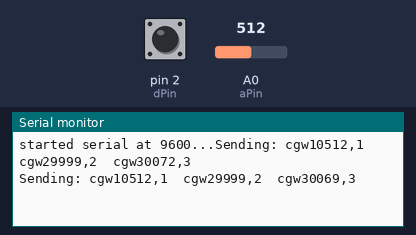
A sketch run on a simulated Arduino Uno, built with avr-gcc and run on an emulated ATmega328P. On the bench: the last lines printed to the serial monitor. Inputs (shaded band) come from the test bench; at power-on: A0 (aPin) = 512, pin 2 (dPin) HIGH. Random numbers use the default seed unless the sketch sets one; no radio packets arrive unless stated.

Above: at 2.5 s.
2.6 s: A0 (aPin) set to 716
At 3.5 s:
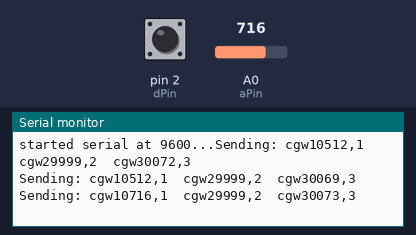
4.4 s: pin 2 (dPin) pulled LOW for 1.6 s
At 6.7 s:
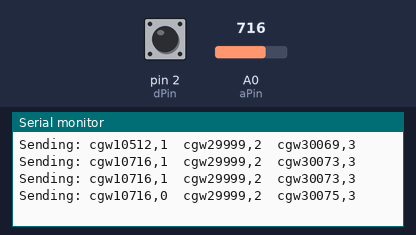
7.5 s: A0 (aPin) set to 900
At 8.6 s:
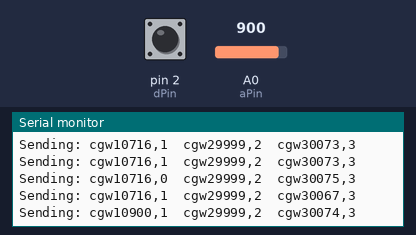
9.3 s: pin 2 (dPin) pulled LOW for 1.6 s
At 10.2 s:
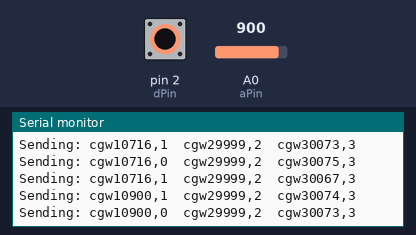
Timing chart, 0 to 12.3 s (numbered marks = the images above; inputs shaded):
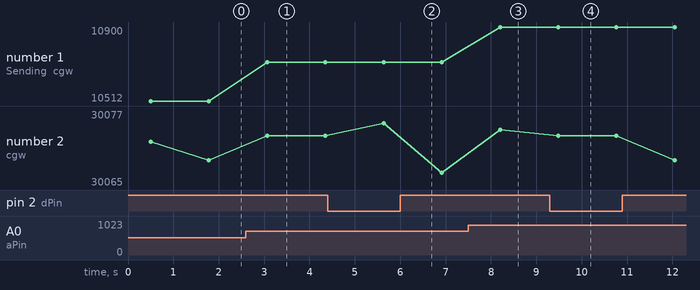

The sketch:

temperature_tx_v1.ino
```cpp
/*
  433 MHz RF Module Transmitter Demonstration 2
  RF-Xmit-Demo-2.ino
  Demonstrates 433 MHz RF Transmitter Module with DHT-22 Sensor
  Use with Receiver Demonstration 2
   adapted from
  https://dronebotworkshop.com/433mhz-rf-modules-arduino/
*/

// Include RadioHead Amplitude Shift Keying Library
#include <RH_ASK.h>

// Define Constants


// Define Variables

int analogIn;    // stores input values
int digitalIn;

int aPin = A0;
int dPin = 2;

// Define output strings

String str_analogIn = "0000";
String str_digitalIn = "0";
String str_out;

// Create Amplitude Shift Keying Object
RH_ASK rf_driver;
int counter = 0;

void setup() {

  // Initialize ASK Object
  rf_driver.init();

  // initialize digital pin to use an internal pullup
  pinMode(dPin, INPUT_PULLUP);

  Serial.begin(9600);
  Serial.print("started serial at 9600...");

}

void loop()
{

  delay(500);

  analogIn = analogRead(aPin);  // Get analog value
  digitalIn = digitalRead(dPin);  // Get digital value

  // Convert analog read integer to string
  if (analogIn < 1000 && analogIn > 99) {
    str_analogIn = "0" + String(analogIn);
  }
  else if (analogIn < 100 && analogIn > 9) {
    str_analogIn = "00" + String(analogIn);
  }
  else if (analogIn < 10) {
    str_analogIn = "000" + String(analogIn);
  }
  else { //uses 4 digits
    str_analogIn = String(analogIn);
  }

  str_digitalIn = String(digitalIn);

  // Combine analog and digital sensors into one string (payload)
  str_out = "cgw1" + str_analogIn + "," + str_digitalIn;
  String str_analogIn2 = "9999";
  String str_digitalIn2 = "2";
  String str_out2 = "cgw2" + str_analogIn2 + "," + str_digitalIn2;
  String str_analogIn3 = "00" + String(int(random(65, 80)));
  String str_digitalIn3 = "3";
  String str_out3 = "cgw3" + str_analogIn3 + "," + str_digitalIn3;

  // Compose output character
  static char *msg1 = str_out.c_str();
  static char *msg2 = str_out2.c_str();
  static char *msg3 = str_out3.c_str();
  Serial.print("Sending: ");
  Serial.print(msg1);
  Serial.print("  ");
  Serial.print(msg2);
  Serial.print("  ");
  Serial.println(msg3);
  rf_driver.send((uint8_t *)msg1, strlen(msg1));
  rf_driver.waitPacketSent();
  delay(200);
  rf_driver.send((uint8_t *)msg2, strlen(msg2));
  rf_driver.waitPacketSent();
  delay(200);
  rf_driver.send((uint8_t *)msg3, strlen(msg3));
  rf_driver.waitPacketSent();
  delay(200);
//  if(counter == 7 || counter == 17 || counter == 21){
//  static char *msg = str_out2.c_str();
//  Serial.print("sending message: ");
//  Serial.println(msg);
//  Serial.print("message length: ");
//  Serial.println(strlen(msg));
//
//  rf_driver.send((uint8_t *)msg, strlen(msg));
//  rf_driver.waitPacketSent();
//  }
//  else{
//  static char *msg = str_out.c_str();
//  Serial.print("sending message: ");
//  Serial.println(msg);
//  Serial.print("message length: ");
//  Serial.println(strlen(msg));
//
//  rf_driver.send((uint8_t *)msg, strlen(msg));
//  rf_driver.waitPacketSent();
//  }
//  counter++;
//  if(counter == 30){
//    counter = 0;
//  }

}
```

Measured:
- after the input at 2.6 s, the serial monitor: prints a new line after 0.47 s (image 1)
- after the input at 4.4 s, the serial monitor: prints a new line after 1.2 s (image 2)
- after the input at 7.5 s, the serial monitor: prints a new line after 0.70 s (image 3)
- after the input at 9.3 s, the serial monitor: prints a new line after 0.18 s (image 4)
- plotted number 1: 10512 → 10716 after the input at 2.6 s, 10716 → 10900 after the input at 7.5 s
